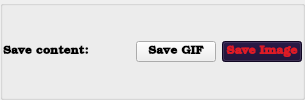
               <widget class="QGroupBox" name="groupBox_19">
                <property name="title">
                 <string/>
                </property>
                <property name="flat">
                 <bool>true</bool>
                </property>
                <layout class="QHBoxLayout" name="horizontalLayout_14">
                 <property name="leftMargin">
                  <number>0</number>
                 </property>
                 <property name="topMargin">
                  <number>0</number>
                 </property>
                 <property name="rightMargin">
                  <number>0</number>
                 </property>
                 <property name="bottomMargin">
                  <number>0</number>
                 </property>
                 <item>
                  <widget class="QLabel" name="label_12">
                   <property name="font">
                    <font>
                     <family>URW Bookman</family>
                     <bold>true</bold>
                    </font>
                   </property>
                   <property name="text">
                    <string>Save content:</string>
                   </property>
                  </widget>
                 </item>
                 <item>
                  <spacer name="horizontalSpacer_3">
                   <property name="orientation">
                    <enum>Qt::Horizontal</enum>
                   </property>
                   <property name="sizeHint" stdset="0">
                    <size>
                     <width>40</width>
                     <height>20</height>
                    </size>
                   </property>
                  </spacer>
                 </item>
                 <item>
                  <widget class="QPushButton" name="pushButton_saveGif">
                   <property name="font">
                    <font>
                     <family>URW Bookman</family>
                     <bold>true</bold>
                    </font>
                   </property>
                   <property name="text">
                    <string>Save GIF</string>
                   </property>
                  </widget>
                 </item>
                 <item>
                  <widget class="QPushButton" name="pushButton_4">
                   <property name="palette">
                    <palette>
                     <active>
                      <colorrole role="WindowText">
                       <brush brushstyle="SolidPattern">
                        <color alpha="255">
                         <red>255</red>
                         <green>255</green>
                         <blue>255</blue>
                        </color>
                       </brush>
                      </colorrole>
                      <colorrole role="Button">
                       <brush brushstyle="SolidPattern">
                        <color alpha="255">
                         <red>22</red>
                         <green>8</green>
                         <blue>47</blue>
                        </color>
                       </brush>
                      </colorrole>
                      <colorrole role="Text">
                       <brush brushstyle="SolidPattern">
                        <color alpha="255">
                         <red>255</red>
                         <green>255</green>
                         <blue>255</blue>
                        </color>
                       </brush>
                      </colorrole>
                      <colorrole role="ButtonText">
                       <brush brushstyle="SolidPattern">
                        <color alpha="255">
                         <red>224</red>
                         <green>27</green>
                         <blue>36</blue>
                        </color>
                       </brush>
                      </colorrole>
                      <colorrole role="Base">
                       <brush brushstyle="SolidPattern">
                        <color alpha="255">
                         <red>22</red>
                         <green>8</green>
                         <blue>47</blue>
                        </color>
                       </brush>
                      </colorrole>
                      <colorrole role="Window">
                       <brush brushstyle="SolidPattern">
                        <color alpha="255">
                         <red>22</red>
                         <green>8</green>
                         <blue>47</blue>
                        </color>
                       </brush>
                      </colorrole>
                      <colorrole role="PlaceholderText">
                       <brush brushstyle="SolidPattern">
                        <color alpha="128">
                         <red>255</red>
                         <green>255</green>
                         <blue>255</blue>
                        </color>
                       </brush>
                      </colorrole>
                     </active>
                     <inactive>
                      <colorrole role="WindowText">
                       <brush brushstyle="SolidPattern">
                        <color alpha="255">
                         <red>255</red>
                         <green>255</green>
                         <blue>255</blue>
                        </color>
                       </brush>
                      </colorrole>
                      <colorrole role="Button">
                       <brush brushstyle="SolidPattern">
                        <color alpha="255">
                         <red>22</red>
                         <green>8</green>
                         <blue>47</blue>
                        </color>
                       </brush>
                      </colorrole>
                      <colorrole role="Text">
                       <brush brushstyle="SolidPattern">
                        <color alpha="255">
                         <red>255</red>
                         <green>255</green>
                         <blue>255</blue>
                        </color>
                       </brush>
                      </colorrole>
                      <colorrole role="ButtonText">
                       <brush brushstyle="SolidPattern">
                        <color alpha="255">
                         <red>224</red>
                         <green>27</green>
                         <blue>36</blue>
                        </color>
                       </brush>
                      </colorrole>
                      <colorrole role="Base">
                       <brush brushstyle="SolidPattern">
                        <color alpha="255">
                         <red>22</red>
                         <green>8</green>
                         <blue>47</blue>
                        </color>
                       </brush>
                      </colorrole>
                      <colorrole role="Window">
                       <brush brushstyle="SolidPattern">
                        <color alpha="255">
                         <red>22</red>
                         <green>8</green>
                         <blue>47</blue>
                        </color>
                       </brush>
                      </colorrole>
                      <colorrole role="PlaceholderText">
                       <brush brushstyle="SolidPattern">
                        <color alpha="128">
                         <red>255</red>
                         <green>255</green>
                         <blue>255</blue>
                        </color>
                       </brush>
                      </colorrole>
                     </inactive>
                     <disabled>
                      <colorrole role="WindowText">
                       <brush brushstyle="SolidPattern">
                        <color alpha="255">
                         <red>255</red>
                         <green>255</green>
                         <blue>255</blue>
                        </color>
                       </brush>
                      </colorrole>
                      <colorrole role="Button">
                       <brush brushstyle="SolidPattern">
                        <color alpha="255">
                         <red>22</red>
                         <green>8</green>
                         <blue>47</blue>
                        </color>
                       </brush>
                      </colorrole>
                      <colorrole role="Text">
                       <brush brushstyle="SolidPattern">
                        <color alpha="255">
                         <red>255</red>
                         <green>255</green>
                         <blue>255</blue>
                        </color>
                       </brush>
                      </colorrole>
                      <colorrole role="ButtonText">
                       <brush brushstyle="SolidPattern">
                        <color alpha="255">
                         <red>190</red>
                         <green>190</green>
                         <blue>190</blue>
                        </color>
                       </brush>
                      </colorrole>
                      <colorrole role="Base">
                       <brush brushstyle="SolidPattern">
                        <color alpha="255">
                         <red>22</red>
                         <green>8</green>
                         <blue>47</blue>
                        </color>
                       </brush>
                      </colorrole>
                      <colorrole role="Window">
                       <brush brushstyle="SolidPattern">
                        <color alpha="255">
                         <red>22</red>
                         <green>8</green>
                         <blue>47</blue>
                        </color>
                       </brush>
                      </colorrole>
                      <colorrole role="PlaceholderText">
                       <brush brushstyle="SolidPattern">
                        <color alpha="128">
                         <red>255</red>
                         <green>255</green>
                         <blue>255</blue>
                        </color>
                       </brush>
                      </colorrole>
                     </disabled>
                    </palette>
                   </property>
                   <property name="font">
                    <font>
                     <family>URW Bookman</family>
                     <bold>true</bold>
                    </font>
                   </property>
                   <property name="text">
                    <string>Save Image</string>
                   </property>
                  </widget>
                 </item>
                </layout>
               </widget>
